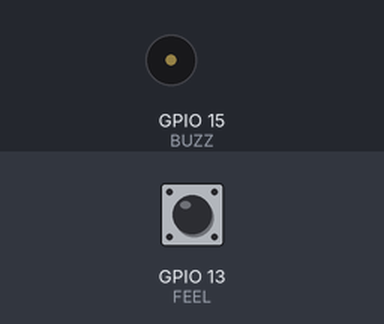
Recording of a sketch running on a simulated ESP32. Parts: buzzer (waves = sounding). Inputs (shaded band) come from the test bench; at power-on: GPIO 13 (FEEL) HIGH.

Above: at 2.2 s.
2.3 s: GPIO 13 (FEEL) pulled LOW for 0.15 s
At 3.6 s:
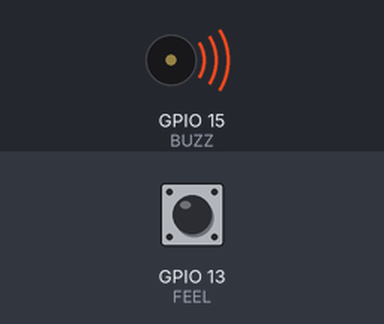
Timing chart, 0 to 5.3 s (numbered marks = the images above; inputs shaded):
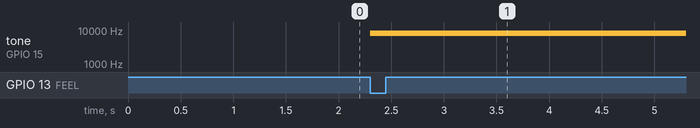

The sketch:

sketch_oct25b.ino
```cpp
#define FEEL 13
#define BUZZ 15

void setup() {
  Serial.begin(115200);
  delay(1000);
  ledcSetup(0,1E5,18);
  ledcAttachPin(BUZZ,0);
  pinMode(BUZZ, OUTPUT);
  digitalWrite(BUZZ, LOW);
}


void loop() {
  if(touchRead(FEEL)< 20) // 20 is arbitrary threshold val
  {
    ledcWriteTone(0,8000);
  }
}
```

Measured:
- after the input at 2.3 s, tone on GPIO 15 (BUZZ): silent → 8000 Hz at once
